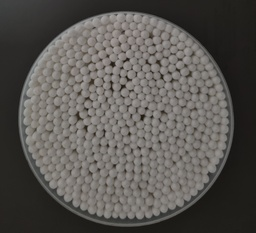
#> input picture team1/mb_001.jpg, 256 x 233 px, shrunk from 2346 x 2138 before the run
$ python 0928.py   (older library calls are emulated)
#> lines starting #> are read from the running program, lines starting #| are printed output that depends on the picture; after the words box and inside, x2 and y2 are one past the last pixel; in counts of white or black regions, pixels touching at a corner belong together
import cv2
import numpy as np
import os

# 이미지 업로드
def load_image(file_path):
    if not os.path.exists(file_path):
        raise FileNotFoundError(f"이미지 파일을 찾을 수 없음: {file_path}")
    image = cv2.imread(file_path)
    if image is None:
        raise ValueError(f"이미지 로드 실패: {file_path}")
    return image
#================================================================================================
# 이미지 전처리 함수
#================================================================================================
# 그레이스케일 변환
def grayscale(image):
    return cv2.cvtColor(image, cv2.COLOR_BGR2GRAY)

# 가우시안 블러 적용
def gaussian_blur(image, kernel_size=(9, 9), sigma=2):
    return cv2.GaussianBlur(image, kernel_size, sigma)

# 이진화 적용
def binary(image, max_value=255, adaptive_method=cv2.ADAPTIVE_THRESH_GAUSSIAN_C,
           threshold_type=cv2.THRESH_BINARY, block_size=11, C=2):
    return cv2.adaptiveThreshold(image, max_value, adaptive_method, threshold_type, block_size, C)

kernel_size_row = 3
kernel_size_col = 3
# 열림 연산 적용
def opening(image, kernel_size=(kernel_size_row, kernel_size_col)):
    kernel = np.ones(kernel_size, np.uint8)
    return cv2.morphologyEx(image, cv2.MORPH_OPEN, kernel)

# 닫힘 연산 적용
def closing(image, kernel_size=(kernel_size_row, kernel_size_col)):
    kernel = np.ones(kernel_size, np.uint8)
    return cv2.morphologyEx(image, cv2.MORPH_CLOSE, kernel)

# 팽창 연산 적용
def dilation(image, kernel_size=(kernel_size_row, kernel_size_col), iterations=2):
    kernel = np.ones(kernel_size, np.uint8)
    return cv2.dilate(image, kernel, iterations=iterations)

# 침식 연산 적용
def erosion(image, kernel_size=(kernel_size_row, kernel_size_col), iterations=2):
    kernel = np.ones(kernel_size, np.uint8)
    return cv2.erode(image, kernel, iterations=iterations)

# 에지 검출
def detect_edges(image, ksize=3):
    sobel_x = cv2.Sobel(image, cv2.CV_64F, 1, 0, ksize=ksize)
    sobel_y = cv2.Sobel(image, cv2.CV_64F, 0, 1, ksize=ksize)
    img_edge = cv2.addWeighted(sobel_x, 1, sobel_y, 1, 0)
    return cv2.convertScaleAbs(img_edge)

# 컨투어 찾기
def find_contours(image):
    contours, _ = cv2.findContours(image, cv2.RETR_EXTERNAL, cv2.CHAIN_APPROX_SIMPLE)
    return contours

# 허프 변환을 이용한 원 검출
def detect_ROI(image):
    gray = cv2.cvtColor(image, cv2.COLOR_BGR2GRAY)
    circles = cv2.HoughCircles(gray, cv2.HOUGH_GRADIENT, dp=1, minDist=100,
                               param1=50, param2=30, minRadius=100, maxRadius=0)

    if circles is not None:
        circles = np.uint16(np.around(circles))
        largest_circle = max(circles[0, :], key=lambda x: x[2])
        return largest_circle
    return None

# 원형 마스크 생성
def create_circular_mask(image, center, radius):
    mask = np.zeros(image.shape[:2], dtype=np.uint8)
    cv2.circle(mask, center, radius, 255, -1)
    return mask

def apply_ROI(image):
    original = image.copy()
    container = detect_ROI(image)

    if container is not None:
        # Create a circular ROI
        center = (container[0], container[1])
        radius = container[2]
        mask = create_circular_mask(image, center, radius)

        # Apply the mask to the image
        roi = image.copy()
        roi[~mask] = 0

        # Draw the ROI circle on the original image
        cv2.circle(original, center, radius, (255, 0, 0), 5)

def process_image(image_path):
    # Load the image
    image = load_image(image_path)
    original = image.copy()

    # Convert the image to grayscale
    gray = grayscale(image)

    # Apply Gaussian blur
    blurred = gaussian_blur(gray)

    # Find contours
    contours = find_contours(blurred)

    # Apply ROI
    apply_ROI(original)

    return original, len(contours)

def display_results(image_path):
    # Process the image
    output, count = process_image(image_path)
#> in load_image, image is the input picture: shape (233, 256, 3); mean B, G, R 82, 85.8, 88.7
#> in gaussian_blur, `return cv2.GaussianBlur(image, kernel_size, sigma)`:
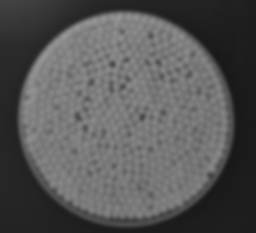
#> returned value: shape (233, 256); min 24, max 150, mean 86.2
#> in find_contours, `contours, _ = cv2.findContours(image, cv2.RETR_EXTERNAL, cv2.CHAIN_APP..`: contours = [[[0, 0], [0, 232], [255, 232], [255, 0]]]
#> in detect_ROI, `circles = cv2.HoughCircles(gray, cv2.HOUGH_GRADIENT, dp=1, minDist=100..`: circles = [[125.5, 118.5, 107.7], [31.5, 52.5, 145.4], [237.5, 116.5, 141.1], [35.5, 217.5, 131.2], [246.5, 227.5, 154.2]]
#> in detect_ROI, `circles = np.uint16(np.around(circles))`: circles = [[126, 118, 108], [32, 52, 145], [238, 116, 141], [36, 218, 131], [246, 228, 154]]
#> in detect_ROI, `largest_circle = max(circles[0, :], key=lambda x: x[2])`: largest_circle = [246, 228, 154]
#> in apply_ROI, `center = (container[0], container[1])`: center = (246, 228)
#> in apply_ROI, `radius = container[2]`: radius = 154
#> in create_circular_mask, `cv2.circle(mask, center, radius, 255, -1)`:
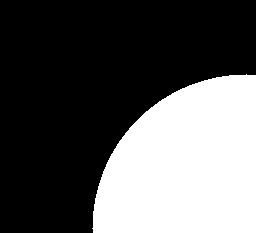
#> mask: shape (233, 256); 34.9% white; 1 white region, box (x1, y1, x2, y2) and area: (92, 74, 256, 233) 20807

    # Display the results
    cv2.imshow('Result', output)
    cv2.waitKey(0)
    cv2.destroyAllWindows()

if __name__ == '__main__':
    image_path = 'mb_001.jpg'
#> (the run stopped early here; a loop or call above may not have finished)

$ run again, with team1/mb_002.jpg copied over team1/mb_001.jpg
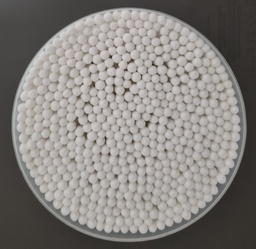
#> input picture team1/mb_002.jpg, 256 x 249 px, shrunk from 2312 x 2248 before the run
#> in load_image, image is the input picture: shape (249, 256, 3); mean B, G, R 127.3, 130.9, 134.8
#> in gaussian_blur, `return cv2.GaussianBlur(image, kernel_size, sigma)`:
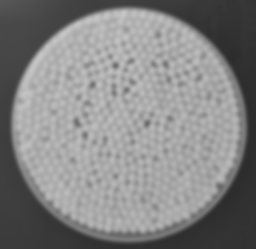
#> returned value: shape (249, 256); min 44, max 198, mean 131.6
#> in find_contours, `contours, _ = cv2.findContours(image, cv2.RETR_EXTERNAL, cv2.CHAIN_APP..`: contours = [[[0, 0], [0, 248], [255, 248], [255, 0]]]
#> in detect_ROI, `circles = cv2.HoughCircles(gray, cv2.HOUGH_GRADIENT, dp=1, minDist=100..`: circles = [[131.5, 125.5, 114.6], [5.5, 106.5, 140.6], [235.5, 75.5, 120.6], [251.5, 220.5, 163], [44.5, 238.5, 149.6], [64.5, 25.5, 124.1], [147.5, 237.5, 107.1]]
#> in detect_ROI, `circles = np.uint16(np.around(circles))`: circles = [[132, 126, 115], [6, 106, 141], [236, 76, 121], [252, 220, 163], [44, 238, 150], [64, 26, 124], [148, 238, 107]]
#> largest_circle = [252, 220, 163]
#> center = (252, 220)
#> radius = 163
#> in create_circular_mask, `cv2.circle(mask, center, radius, 255, -1)`:
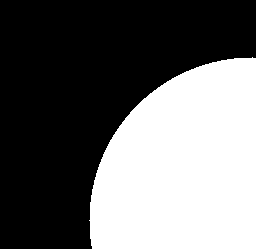
#> mask: shape (249, 256); 41% white; 1 white region, box (x1, y1, x2, y2) and area: (89, 57, 256, 249) 26152
